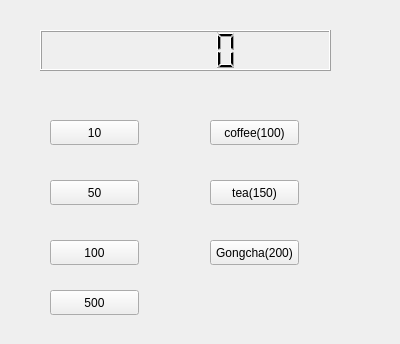
<?xml version="1.0" encoding="UTF-8"?>
<ui version="4.0">
 <class>Widget</class>
 <widget class="QWidget" name="Widget">
  <property name="geometry">
   <rect>
    <x>0</x>
    <y>0</y>
    <width>400</width>
    <height>344</height>
   </rect>
  </property>
  <property name="windowTitle">
   <string>Widget</string>
  </property>
  <widget class="QLCDNumber" name="lcdNumber">
   <property name="geometry">
    <rect>
     <x>40</x>
     <y>30</y>
     <width>291</width>
     <height>41</height>
    </rect>
   </property>
  </widget>
  <widget class="QPushButton" name="pb10">
   <property name="geometry">
    <rect>
     <x>50</x>
     <y>120</y>
     <width>89</width>
     <height>25</height>
    </rect>
   </property>
   <property name="text">
    <string>10</string>
   </property>
  </widget>
  <widget class="QPushButton" name="pb50">
   <property name="geometry">
    <rect>
     <x>50</x>
     <y>180</y>
     <width>89</width>
     <height>25</height>
    </rect>
   </property>
   <property name="text">
    <string>50</string>
   </property>
  </widget>
  <widget class="QPushButton" name="pb100">
   <property name="geometry">
    <rect>
     <x>50</x>
     <y>240</y>
     <width>89</width>
     <height>25</height>
    </rect>
   </property>
   <property name="text">
    <string>100</string>
   </property>
  </widget>
  <widget class="QPushButton" name="pb500">
   <property name="geometry">
    <rect>
     <x>50</x>
     <y>290</y>
     <width>89</width>
     <height>25</height>
    </rect>
   </property>
   <property name="text">
    <string>500</string>
   </property>
  </widget>
  <widget class="QPushButton" name="pbcoffee">
   <property name="geometry">
    <rect>
     <x>210</x>
     <y>120</y>
     <width>89</width>
     <height>25</height>
    </rect>
   </property>
   <property name="text">
    <string>coffee(100)</string>
   </property>
  </widget>
  <widget class="QPushButton" name="pbtea">
   <property name="geometry">
    <rect>
     <x>210</x>
     <y>180</y>
     <width>89</width>
     <height>25</height>
    </rect>
   </property>
   <property name="text">
    <string>tea(150)</string>
   </property>
  </widget>
  <widget class="QPushButton" name="pbgongcha">
   <property name="geometry">
    <rect>
     <x>210</x>
     <y>240</y>
     <width>89</width>
     <height>25</height>
    </rect>
   </property>
   <property name="text">
    <string>Gongcha(200)</string>
   </property>
  </widget>
 </widget>
 <layoutdefault spacing="6" margin="11"/>
 <resources/>
 <connections/>
</ui>
